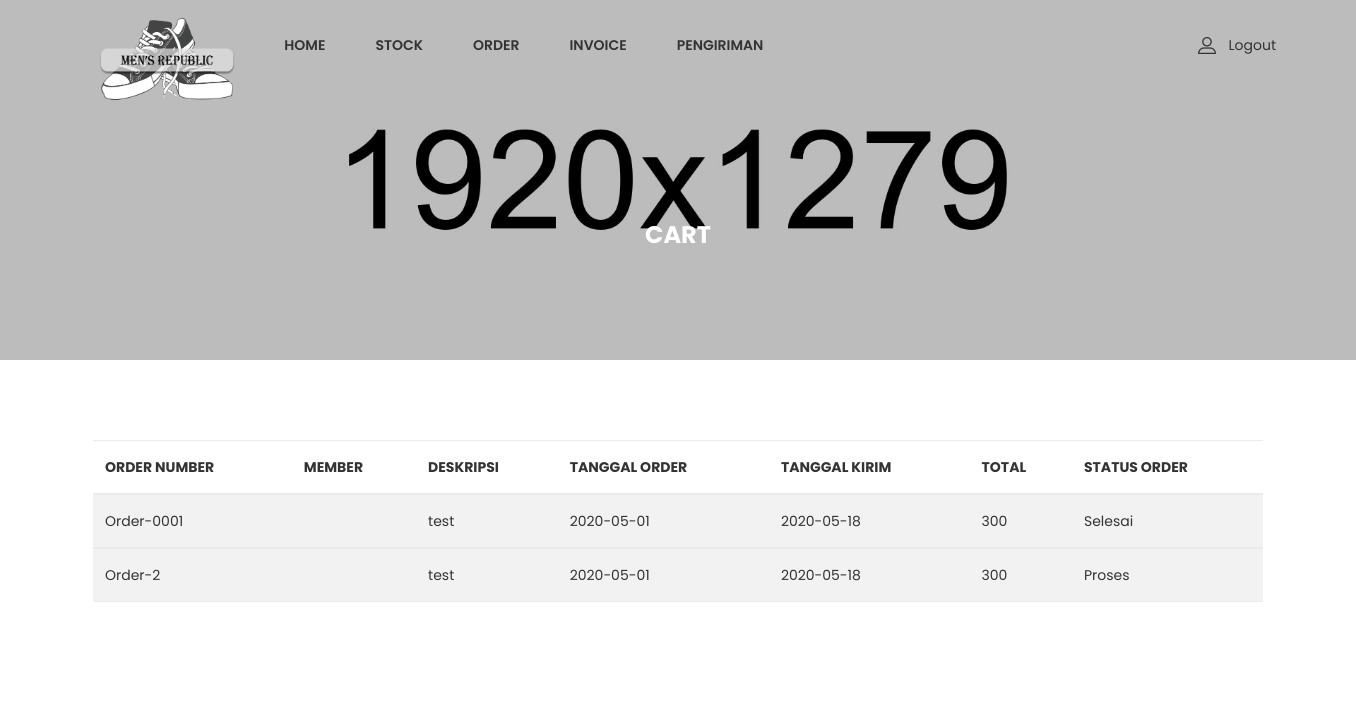
Page /admin/admin_page.php?page=cart_list (signed in) on the committed database.
### tables this page shows
CREATE TABLE `order_list` (
  `id_order` int(11) NOT NULL,
  `order_num` varchar(25) DEFAULT NULL,
  `deskripsi` text DEFAULT NULL,
  `id_member` int(11) DEFAULT NULL,
  `id_status_order` int(11) DEFAULT NULL,
  `tanggal_order` date DEFAULT NULL,
  `tanggal_kirim` date DEFAULT NULL,
  `total_harga` float DEFAULT NULL
);

CREATE TABLE `status_trans` (
  `id_status_trans` int(11) NOT NULL,
  `nama_status_trans` varchar(50) DEFAULT NULL
);

### admin/cart_list.php (the view)
<div class="ht__bradcaump__area bg-image--6">
    <div class="container">
        <div class="row">
            <div class="col-lg-12">
                <div class="bradcaump__inner text-center">
                    <h2 class="bradcaump-title">Cart</h2>
                </div>
            </div>
        </div>
    </div>
</div>
<section class="my_account_area pt--80 pb--55 bg--white">
    <div class="container">
        <div class="card-body table-responsive p-0">
            <table class="table table-hover table-striped table-valign-middle">
                <thead>
                    <tr>
                        <th>Order Number</th>
                        <th>Member</th>
                        <th>Deskripsi</th>
                        <th>Tanggal Order</th>
                        <th>Tanggal kirim</th>
                        <th>Total</th>
                        <th>Status order</th>
                    </tr>
                </thead>
                <?php
                include '../func/koneksi.php';
                $data = mysqli_query($koneksi, "select * from order_list INNER JOIN member ON order_list.id_member=member.id_member INNER JOIN status_trans ON order_list.id_status_order=status_trans.id_status_trans");
                while($d = mysqli_fetch_array($data)){
            ?>
                <tbody>
                    <tr>
                        <td><?php echo $d['order_num'] ?></td>
                        <td><?php echo $d['name'] ?></td>
                        <td><?php echo $d['deskripsi'] ?></td>
                        <td><?php echo $d['tanggal_order'] ?></td>
                        <td><?php echo $d['tanggal_kirim'] ?></td>
                        <td><?php echo $d['total_harga'] ?></td>
                        <td><?php echo $d['nama_status_trans'] ?></td>
                    </tr>
                </tbody>
                <?php
                }
            ?>
            </table>
        </div>
    </div>
</section>

### rows in the picture
order_list: order_num "Order-0001", deskripsi "test", tanggal_order "2020-05-01", tanggal_kirim "2020-05-18", total_harga "300", status_trans.nama_status_trans "Selesai"
order_list: order_num "Order-2", deskripsi "test", tanggal_order "2020-05-01", tanggal_kirim "2020-05-18", total_harga "300", status_trans.nama_status_trans "Proses"
